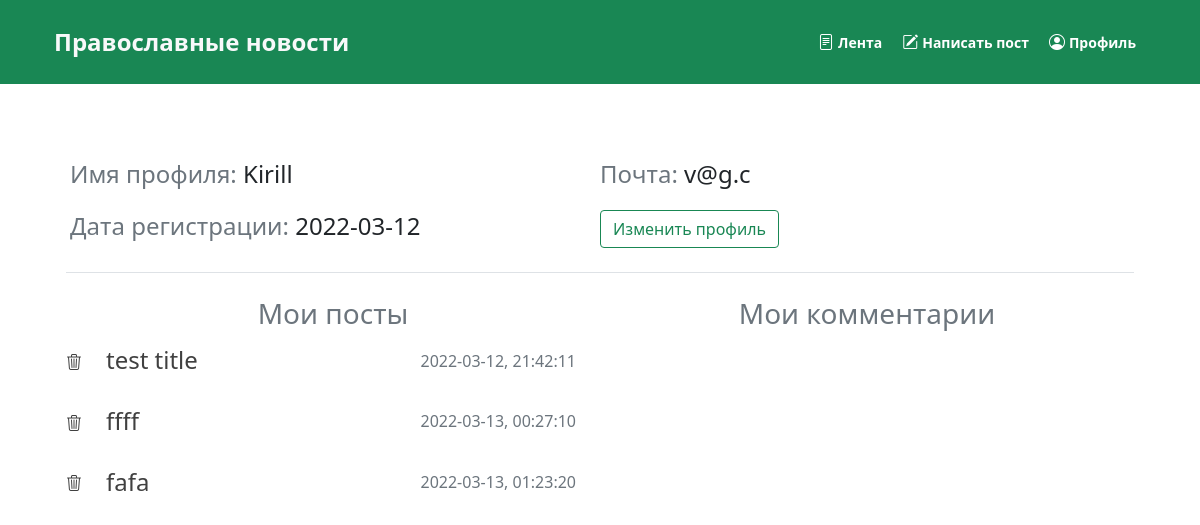
The app's page /profile (signed in) with its own data.
### app.py (models this page shows, shortened)
class User(db.Model, UserMixin):
    id = db.Column(db.Integer, primary_key=True)
    email = db.Column(db.Text, unique=True, nullable=False)
    password = db.Column(db.String(30), nullable=False)
    username = db.Column(db.String(30), nullable=False)
    registration_date = db.Column(db.Date, nullable=False, default=datetime.utcnow)
    posts = db.relationship('Post', backref='author', lazy=True)

class Post(db.Model):
    id = db.Column(db.Integer, primary_key=True)
    title = db.Column(db.String(80), nullable=False)
    content = db.Column(db.Text, nullable=False)
    date_post = db.Column(db.DateTime, nullable=False, default=datetime.utcnow)
    user_id = db.Column(db.Integer, db.ForeignKey("user.id"), nullable=False)

### app.py (the view)
@app.route("/profile")
@login_required
def profile():
    return render_template("profile.html", loged=True, user=current_user)

### app.py (called while the page is built)
@login_manager.user_loader
def load_user(user_id):
    return User.query.get(int(user_id))

### templates/profile.html (shortened to what this page needs)
{% extends "base.html" %}
{% block content %}
<div class="container p-5">
    <div class="row">
        <div class="col-12 border-bottom pb-4 pt-4">
            <div class="row g-3">
                <div class="col-md-6 fs-4 fw-light p-0">
                    <span class="text-secondary">Имя профиля: </span>
                    <span>{{ user.username }}</span>
                </div>
                <div class="col-md-6 fs-4 fw-light p-0">
                    <span class="text-secondary">Почта: </span>
                    <span>{{ user.email }}</span>
                </div>
                <div class="col-md-6 fs-4 fw-light p-0">
                    <span class="text-secondary">Дата регистрации: </span>
                    <span>{{ user.registration_date }}</span>
                </div>
                <div class="col-md-6 fs-4 fw-light p-0">
                <a href="#"><button type="button" class="btn btn-outline-success">Изменить профиль</button></a>
                </div>
            </div>
        </div>
        <div class="col-12 pt-4">
            <div class="row">
                <div class="col-md-6 p-0 text-md-center text-start">
                    <h3 class="text-secondary fw-light">Мои посты</h3>
                    <div class="row g-3">
                        {% for post in user.posts %}
                            <div class="d-flex align-items-center news rounded">
                                <a href="{{ url_for('delete', num=post.id) }}" class="side-bar">
                                    <span><i class="bi bi-trash3" style="vertical-align: -0.15em;"></i></span>
                                </a>
                                <a href="{{ url_for('post', num=post.id) }}" class="text-decoration-none flex-fill">
                                    <div class="col-12 d-flex align-items-center justify-content-between py-2 px-4 news">
                                            <div>
                                                <h4 class="fw-light m-0">{{ post.title }}</h4>
                                            </div>
                                            <div>
                                                <span class="fw-light text-secondary">{{ post.date_post.strftime('%Y-%m-%d') }}, {{ post.date_post.strftime('%H:%M:%S') }}</span>
                                            </div>
                                    </div>
                                </a>
                            </div>
                        {% endfor %}
                    </div>
                </div>
                <div class="col-md-6 p-0 text-md-center text-start">
                    <h3 class="text-secondary fw-light">Мои комментарии</h3>
                </div>
            </div>
        </div>
    </div>
</div>
{% endblock %}

### templates/base.html (shortened to what this page needs)
{% from "_macro.html" import render_field, render_select_button, news %}
<!DOCTYPE html>
<html lang="en">
<head>
    <link href="https://cdn.jsdelivr.net/npm/bootstrap@5.0.2/dist/css/bootstrap.min.css" rel="stylesheet">
    <link rel="stylesheet" href="https://cdn.jsdelivr.net/npm/bootstrap-icons@1.8.1/font/bootstrap-icons.css">
    <link rel="stylesheet" href="{{ url_for('static', filename='style.css') }}">
</head>
<body>
<div class="container-fluid bg-success">
    <div class="container p-4 d-flex align-items-center justify-content-between">
        <div>
           <a href="{{ url_for('home') }}" class="text-decoration-none fw-bold text-light fs-4">Православные новости</a>
        </div>
        {% if loged %}
        <ul class="nav justify-content-center">
            <li class="nav-item">
                <a class="header-link" href="{{ url_for('home') }}"><i class="bi bi-file-text me-1"></i><small>Лента</small></a>
            </li>
                <li class="nav-item">
                    <a class="header-link" href="{{ url_for('write_post') }}"><i class="bi bi-pencil-square me-1"></i><small>Написать пост</small></a>
                </li>
                <li class="nav-item">
                    <a class="header-link" href="{{ url_for('profile') }}"><i class="bi bi-person-circle me-1"></i><small>Профиль</small></a>
                </li>
        </ul>
        {% endif %}
    </div>
</div>
{% block content %}
{% endblock %}
</body>
</html>

### static/style.css (style rules this page uses)
a { cursor: pointer; }
.header-link { color: #ffffff; font-weight: 600; transition: 0.2s all ease-out; text-decoration: none; margin: 0 10px; }
.side-bar, .quit { color: #404040; transition: 0.2s all ease-out; text-decoration: none; }
.news { text-decoration: none; color: #404040; transition: 0.2s all ease-out; }

### records on screen
User: username "Kirill", email "v@g.c", registration_date "2022-03-12"
Post: title "test title", date_post "2022-03-12", date_post "21:42:11"
Post: title "ffff", date_post "2022-03-13", date_post "00:27:10"
Post: title "fafa", date_post "2022-03-13", date_post "01:23:20"
